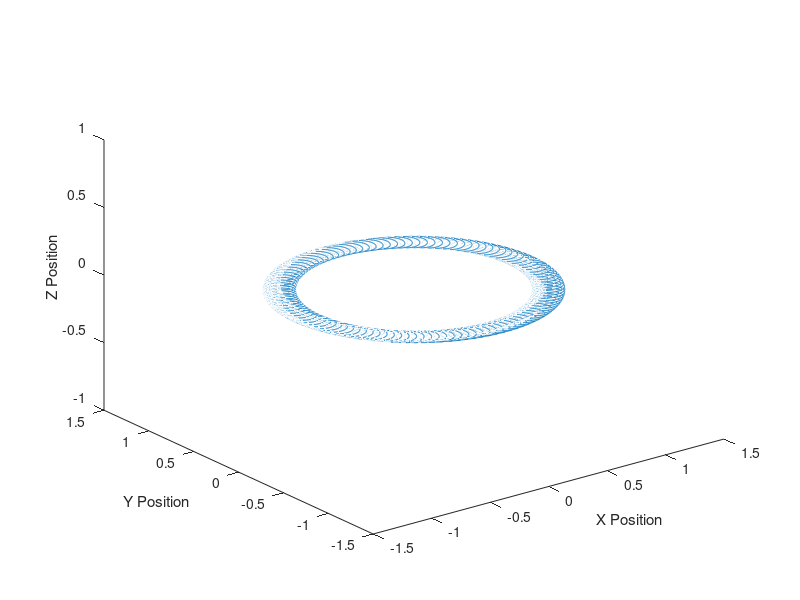

Write MATLAB code to recreate this figure. (Note: this script raises an error after producing the figure.)
%% Boris A Algorithm for Relativstic Charged Particle

%% Constants
tic
q = 1.0; % part charge
m = 1.0; % Electron mass 
c = 1.0; % Speed of light

%% Initial conditions

init_pos = [0.9, 0.0, 0.0];  % Initial position (at the +1/2 position) 
init_u   = [0.1, 0.0, 0.0];  % Initial velocity multiplied by gamma 

%% Time parameters
dt = pi / 1E2;      % Time step
total_time = 1.0E3; % total time to run simulation
num_steps = ceil(total_time/dt);  % Number of time steps

%% Preallocate arrays

pos      = zeros(num_steps, 3);
u        = zeros(num_steps, 3);
e_Field  = zeros(num_steps, 3);
b_Field  = zeros(num_steps, 3);

% MATLAB function "zeros(M,N)" create matrices of all zeros of size MxN

%% Initialize variables

pos(1,:) = init_pos; % position at the 1/2 steps
u(1,:)   = init_u;   % velocity times gamma at nn = 1

%% Iterative loop over "nn" time steps

for nn = 1:num_steps

%% find the current values for E and B fields at the n+1/2 value

pos_plusHalf = pos(nn,:); % a 1x3 vector for [x,y,z]
% find E field (nn+1/2)
eFactor = ( 0.01.* (pos_plusHalf(1).^2 + pos_plusHalf(2).^2 )^(-3/2));
e_Field(nn,:) = eFactor.*[ pos_plusHalf(1) , pos_plusHalf(2) , 0];
% find B field (nn+1/2)
b_Field(nn,:) = [ 0 , 0 , sqrt( pos_plusHalf(1).^2 + pos_plusHalf(2).^2 ) ];


%% 1st half step push of particle due to E field [Equation 3]
u_minus = u(nn,:) + (q/m)*(dt/2).*(e_Field(nn,:)); 

%% rotation piece - Boris (2 step rotation) [Equation 4] u_minus -> u_plus
% Boris A = [Eqs. 6, 7a, 8, 9]    

% compute magnitude of u_minus [needed for gamma_minus calculation]
u_minus_mag = ( u_minus(:,1)^2 + u_minus(:,2)^2 + u_minus(:,3)^2 )^(0.5);

% compute gamma at the u_minus 'velocity' [inline equation between eqs. 2 & 3]
gamma_minus = ( 1 + (u_minus_mag/c)^2 )^(0.5);

% magnitude of B field at n+1/2 
B_mag = sqrt( b_Field(nn,1).^2 + b_Field(nn,2).^2 + b_Field(nn,3).^2 );
% (used MATLAB function "sqrt()" to compute the square root)

% [Equation 6] phase angle 
theta = (q * dt * B_mag) / ( m * gamma_minus );


% [Equation 7a]
t_vector = ( tan(theta / 2) ).*( b_Field(nn,:) ./ B_mag );
 

% [Equation 8] step 1 of rotation u_minus -> u_prime 
u_prime = u_minus + cross( u_minus , t_vector ); 
% (used MATLAB function "cross(A,B)" to compute the cross product between A and B)

% needed for Equation 9
t_squared = dot( t_vector , t_vector );
% (used MATLAB function "dot(A,B)" to compute the dot product between A and B)

% [Equation 9] updating the final piece of the rotation u_prime -> u_plus 
u_plus = u_minus + ( 2 / ( 1 + t_squared ) ).*( cross( u_prime , t_vector ) );


  %% final E field half time step push [Equation 5]
u(nn+1,:) = u_plus + ( q * dt / ( 2 * m ) ) .* e_Field(nn,:);

%% Update the position [Equation 1]

% needed to compute gamma for equation 1
u_mag = norm( u(nn+1,:) );
% (used MATLAB function "norm(vector)" to compute the magnitude of a vector)

gamma = sqrt(1+(u_mag/c)^2);

% [Equation 1]
pos(nn+1,:) = dt.*u(nn+1,:)./gamma + pos(nn,:);

end % nn loop
toc

figure(1); 
plot3(pos(:,1),pos(:,2),pos(:,3))
xlabel('X Position');ylabel('Y Position');zlabel('Z Position');
title(strcat('Relativistic motion of electron using Boris A Method',', ',num2str(dt),'=dt'),Interpreter='latex')


